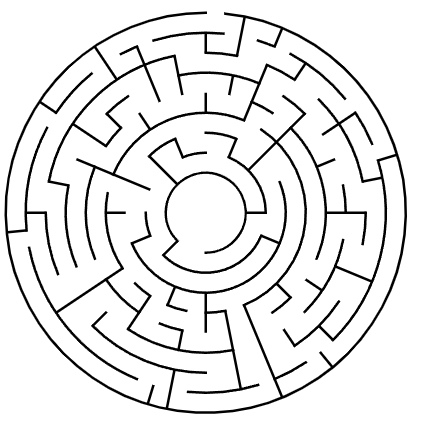
#> input picture circular_maze.png, 423 x 423 px
$ jupyter execute --allow-errors Untitled1.ipynb
#> lines starting #> are read from the running program, lines starting #| are printed output that depends on the picture; pictures that were not available may be replaced by others from this repository, and a replacement may not be noted
[cell 1]
import matplotlib.pyplot as plt
from skimage.morphology import skeletonize
import numpy as np

[cell 2]
img_name='circular_maze.png'
rgb_img=plt.imread(img_name)
#> rgb_img is the input picture: shape (423, 423, 4) float32; mean R, G, B, A 0.911, 0.911, 0.911, 1
plt.figure(figsize=(11,11))
plt.imshow(rgb_img)
x0,y0=152,156
x1,y1=152,9

plt.plot(x0,y0, 'gx' , markersize=14)
plt.plot(x1,y1, 'rx' , markersize=14)
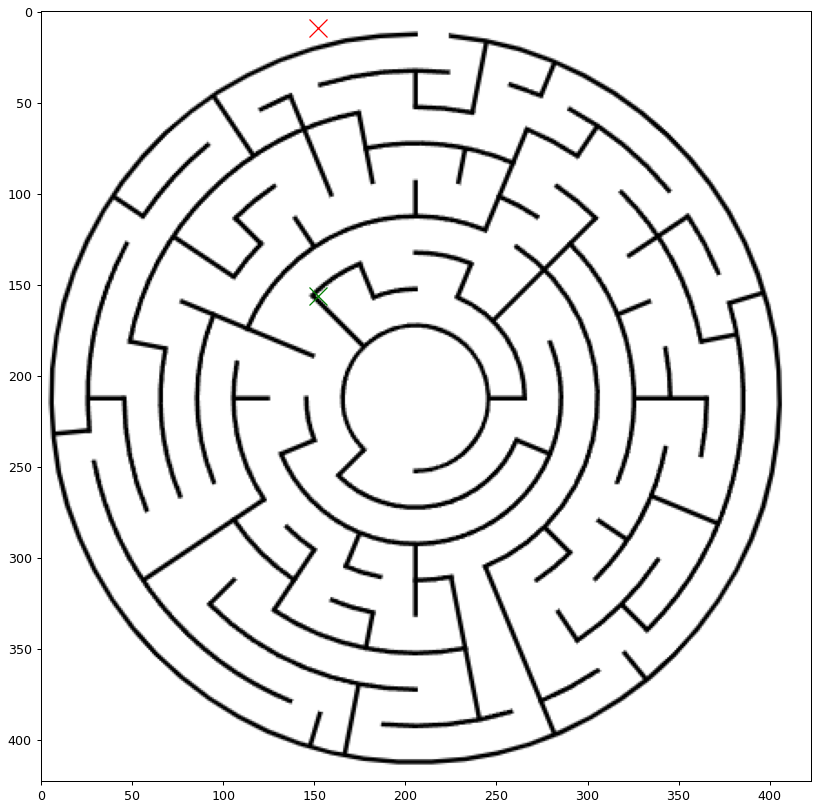
#> figure drawn by matplotlib, 1 panel

[cell 3]
thr_img=rgb_img[:,:,0] > 32
#> thr_img: shape (423, 423) bool; every value is 0
skeleton = skeletonize(thr_img)
plt.figure(figsize=(14,14))
plt.imshow(skeleton)

[cell 4]
from collections import deque

# to keep track of the blocks of maze
class Grid_Position:
    def __init__(self, x, y):
        self.x = x
        self.y = y

# each block will have its own position and cost of steps taken
class Node:
    def __init__(self, pos: Grid_Position, cost):
        self.pos = pos
        self.cost = cost


#BFS algo for the maze
def bfs(Grid, dest: Grid_Position, start: Grid_Position):
    # to get neighbours of current node
    adj_cell_x = [-1, 0, 0, 1]
    adj_cell_y = [0, -1, 1, 0]
    m, n = (len(Grid), len(Grid))
    visited_blocks = [[False for i in range(m)]
                for j in range(n)]
    visited_blocks[start.x][start.y] = True
    queue = deque()
    sol = Node(start, 0)
    queue.append(sol)
    cells = 4
    cost = 0
    while queue:
        current_block = queue.popleft()  # Dequeue the front cell
        current_pos = current_block.pos
        if current_pos.x == dest.x and current_pos.y == dest.y:
            print("Algorithm used = BFS")
            print("Path found!!")
            print("Total nodes visited = ", cost)
            return current_block.cost

        if current_block not in visited_blocks:
            visited_blocks[current_pos.x][current_pos.y] = True
            cost = cost + 1
        x_pos = current_pos.x
        y_pos = current_pos.y
        for i in range(cells):
            if x_pos == len(Grid) - 1 and adj_cell_x[i] == 1:
                x_pos = current_pos.x
                y_pos = current_pos.y + adj_cell_y[i]
            if y_pos == 0 and adj_cell_y[i] == -1:
                x_pos = current_pos.x + adj_cell_x[i]
                y_pos = current_pos.y
            else:
                x_pos = current_pos.x + adj_cell_x[i]
                y_pos = current_pos.y + adj_cell_y[i]
            if x_pos < 12 and y_pos < 12 and x_pos >= 0 and y_pos >= 0:
                if Grid[x_pos][y_pos] == 1:
                    if not visited_blocks[x_pos][y_pos]:
                        next_cell = Node(Grid_Position(x_pos, y_pos),
                                       current_block.cost + 1)
                        visited_blocks[x_pos][y_pos] = True
                        queue.append(next_cell)
    return -1

def create_node(x, y, c):
    val = Grid_Position(x, y)
    return Node(val, c + 1)

#dfs algo for maze
def dfs(Grid, dest: Grid_Position, start: Grid_Position):
    adj_cell_x = [1, 0, 0, -1]
    adj_cell_y = [0, 1, -1, 0]
    m, n = (len(Grid), len(Grid))
    visited_blocks = [[False for i in range(m)]
               for j in range(n)]
    visited_blocks[start.x][start.y] = True
    stack = deque()
    sol = Node(start, 0)
    stack.append(sol)
    neigh = 4
    neighbours = []
    cost = 0
    while stack:
        current_block = stack.pop()
        current_pos = current_block.pos
        if current_pos.x == dest.x and current_pos.y == dest.y:
            print("Algorithm used = DFS")
            print("Path found!!")
            print("Total nodes visited = ", cost)
            return current_block.cost
        x_pos = current_pos.x
        y_pos = current_pos.y

        for i in range(neigh):
            if x_pos == len(Grid) - 1 and adj_cell_x[i] == 1:
                x_pos = current_pos.x
                y_pos = current_pos.y + adj_cell_y[i]
            if y_pos == 0 and adj_cell_y[i] == -1:
                x_pos = current_pos.x + adj_cell_x[i]
                y_pos = current_pos.y
            else:
                x_pos = current_pos.x + adj_cell_x[i]
                y_pos = current_pos.y + adj_cell_y[i]
            if x_pos != 12 and x_pos != -1 and y_pos != 12 and y_pos != -1:
                if Grid[x_pos][y_pos] == 1:
                    if not visited_blocks[x_pos][y_pos]:
                        cost += 1
                        visited_blocks[x_pos][y_pos] = True
                        stack.append(create_node(x_pos, y_pos, current_block.cost))
    return -1


def main():
    maze = [[0, 0, 0, 0, 0, 0, 0, 0, 0, 0, 0, 0],
            [0, 1, 1, 1, 0, 1, 1, 1, 1, 1, 1, 0],
            [0, 1, 0, 1, 0, 1, 0, 0, 0, 0, 1, 0],
            [0, 0, 0, 1, 0, 1, 1, 1, 1, 0, 1, 0],
            [0, 1, 1, 1, 1, 0, 0, 0, 1, 0, 1, 1],
            [0, 0, 0, 0, 1, 0, 1, 0, 1, 0, 1, 0],
            [0, 1, 1, 0, 1, 0, 1, 0, 1, 0, 1, 0],
            [0, 0, 1, 0, 1, 0, 1, 0, 1, 0, 1, 0],
            [0, 1, 1, 1, 1, 1, 1, 1, 1, 0, 1, 0],
            [0, 0, 0, 0, 0, 0, 1, 0, 0, 0, 1, 0],
            [1, 1, 1, 1, 1, 1, 1, 0, 1, 1, 1, 0],
            [0, 0, 0, 0, 0, 0, 0, 0, 0, 0, 0, 0]]
    destination = Grid_Position(10, 0)
    starting_position = Grid_Position(4, 11)
    res = bfs(maze, destination, starting_position)
    if res != -1:
        print("Shortest path steps = ", res)
    else:
        print("Path does not exit")

    print()
    res2 = dfs(maze, destination, starting_position)
    if res2 != -1:
        print("Steps with backtracking = ", res2)
    else:
        print("Path does not exit")
# Press the green button in the gutter to run the script.
if __name__ == '__main__':
    print("main start\n")
    main()

[cell 5]
'''
Team Id: eYRC-NT#558
Author List: Chethan K P, Rahul Patil, Rahul Ramprasad, Rohit Goud
Filename: section1.py
Theme: Navigate a terrain
Functions:
    sine(angle)
    cosine(angle)
    readImage(filepath)
    findNeighbours(img, level, cellnum, size)
    colourCell(img, level, cellnum, size, colourVal)
    buildGraph(img, size)
    findStartPoint(img, size)
    findPath(graph, initial, final)
    next_num()
    numberMaze(graph, initial, new, l)
    shortestNumberedPath(l, initial, final, path)
    main(filePath, flag)
Global variables:
    x - list
    path - list
    new - Dictionary
    l - list

    *explanation of functions and variables used before function definition*
    '''
import numpy as np
import cv2
import math
import time

#Description for this class is given in the numberMaze() function
class Link():
    value = 0
    parent = 0
    def __init__(self, a, b):
        self.value = a
        self.parent = b

##  Returns sine of an angle
def sine(angle):
    return math.sin(math.radians(angle))

##  Returns cosine of an angle
def cosine(angle):
    return math.cos(math.radians(angle))

##  Reads an image from the specified filepath and converts it to Grayscale. Then applies binary thresholding
##  to the image.
def readImage(filePath):
#> called with filePath = 'image_07.jpg'
    mazeImg = cv2.imread(filePath)
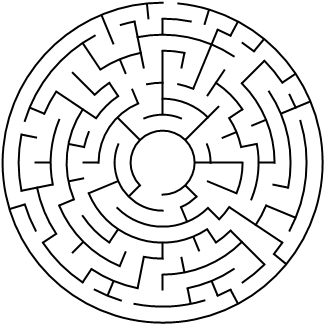
#> input picture 20 cells diameter theta maze.png, 324 x 324 px, given in place of image_07.jpg, which was not available
#> mazeImg is the input picture: shape (324, 324, 3); min 0, max 255, mean 230.4
    grayImg = cv2.cvtColor(mazeImg, cv2.COLOR_BGR2GRAY)
    ret,binaryImage = cv2.threshold(grayImg,127,255,cv2.THRESH_BINARY)
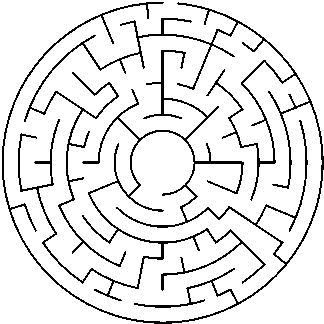
#> binaryImage: shape (324, 324); 89.9% white; black in thin lines or dots
    return binaryImage

##  This function accepts the img, level and cell number of a particular cell and the size of the maze as input
##  arguments and returns the list of cells which are traversable from the specified cell.
'''
    Function name: findNeighbours(img, level, cellnum, size)
    Input:
        img - binary image of the maze which is a numpy array
        size - 1 or 2 based on the number of levles in the image
        level - Level of the cell
        cellnum - cell number for the cell
    Output:
        Returns the traversable neighbours for a given cell (level, cellnum)
    Logic:
        Based on the level and cellnum of the cell, the distance and angle of the cell from the center pixel of the image is found.
        The circularly topmost( or topleft and topright) pixel for that cell is checked for its value. If the pixel is not 0(black) then the corresponding neighbour is appended to the list neighbours[].
        Similarly left right and bottom neighbours are also found.
        r - radius of the given level in terms of picel numbers with the center being the center pixel of the image
        angle - angle of the cell from the horizontal in clockwise direction
        r and angle depend on the level and cellnum for each cell
        x0 = Column value of the center pixel of the image
        y0 = Row value of the center pixel of the image
        top, topleft, left, right, bottom - pixel values in terms of indices of the top (or topleft and topright depending on level), left, right and bottom boundary pixels for the cell
        neighbours - list of neighbours for the given cell
    Example call: findNeighbours(img, level, cellnum, size)
'''
def findNeighbours(img, level, cellnum, size):
#> called with level = 0, cellnum = 0, size = 2
    neighbours = []
    ############################# Add your Code Here ################################
    r = 40 * (level) + 20
    if level == 0 or level == 1:
        angle = 60
    elif level == 2:
        angle = 30
    elif level == 3 or level == 4 or level == 5:
        angle = 15
    else:
        angle = 7.5
    x0 = len(img[0]) // 2
#> x0 = 162
    y0 = len(img) // 2
#> y0 = 162
    offset = angle / 2
    if level == 0:
        for cellnum in range(1, 7):
            top = [y0 + int((r + 20) * sine(cellnum * angle - offset)), x0 + int((r + 20) * cosine(cellnum * angle - offset))]
            if(img[top[0], top[1]] != 0):
                neighbours.append((level + 1, cellnum))
#> this loop made 6 passes
#> top on passes 1 to 6: [181, 196], [202, 162], [181, 128], [142, 128], [122, 162], [142, 196]
#> after the loop, neighbours = [(1, 1), (1, 2), (1, 3), (1, 4), (1, 5), (1, 6)]
        return neighbours
    if level == 3 or level == 4:
        top = [y0 + int((r + 20) * sine(cellnum * angle - offset)), x0 + int((r + 20) * cosine(cellnum * angle - offset))]
        if size == 1:
            if(img[top[0], top[1]] != 0) and level != 4:
                neighbours.append((level + 1, cellnum))
        else:
            if(img[top[0], top[1]] != 0):
                neighbours.append((level + 1, cellnum))
    else:
        topleft = [y0 + int((r + 20) * sine(cellnum * angle - 1.5 * offset)), x0 + int((r + 20) * cosine(cellnum * angle - 1.5 * offset))]
        topright = [y0 + int((r + 20) * sine(cellnum * angle - 0.5 * offset)), x0 + int((r + 20) * cosine(cellnum * angle - 0.5 * offset))]
        if(img[topleft[0], topleft[1]] != 0) and level != 6:
            neighbours.append((level + 1, 2 * cellnum - 1))
        if(img[topright[0], topright[1]] != 0) and level != 6:
            neighbours.append((level + 1, 2 * cellnum))
    bottom = [y0 + int((r - 20) * sine(cellnum * angle - offset)), x0 + int((r - 20) * cosine(cellnum * angle - offset))]
    left = [y0 + int(r * sine(cellnum * angle - angle)), x0 + int(r * cosine(cellnum * angle - angle))]
    right = [y0 + int(r * sine(cellnum * angle)), x0 + int(r * cosine(cellnum * angle))]
    if(img[bottom[0], bottom[1]] != 0):
        if level == 5 or level == 4:
            neighbours.append((level - 1, cellnum))
        elif level == 1:
            neighbours.append((0, 0))
        else:
            neighbours.append((level - 1, (cellnum + 1) // 2))
    if(img[left[0], left[1]] != 0):
        if cellnum > 1:
            cell = cellnum - 1
        else:
            if level == 1:
                cell = 6
            elif level == 2:
                cell = 12
            elif level == 3 or level == 4 or level == 5:
                cell = 24
            else:
                cell = 48
        neighbours.append((level, cell))
    if(img[right[0], right[1]] != 0):
        if level == 1 and cellnum == 6:
            cell = 1
        elif level == 2 and cellnum == 12:
            cell = 1
        elif (level == 3 or level == 4 or level == 5) and cellnum == 24:
            cell = 1
        elif level == 6 and cellnum == 48:
            cell = 1
        else:
            cell = cellnum + 1
        neighbours.append((level, cell))

    #################################################################################
    return neighbours

'''
    colourCell function takes 5 arguments:-
        img - input image
        level - level of cell to be coloured
        cellnum - cell number of cell to be coloured
        size - size of maze
        colourVal - the intensity of the colour.
    Logic: colourCell basically highlights the given cell by painting it with the given colourVal. Care should be taken that
        the function doesn't paint over the black walls and only paints the empty spaces. This function returns the image
        with the painted cell.
        r - radius of the given level in terms of picel numbers with the center being the center pixel of the image
        angle - angle of the cell from the horizontal in clockwise direction
        r and angle depend on the level and cellnum for each cell
        x0 = Column value of the center pixel of the image
        y0 = Row value of the center pixel of the image
        j - iterator for angle in steps of 0.25 , 1
        The angle and radius for the cells are incremented in nested loops and in each pass, the pixel with the corresponding angle and radius is coloured.
        The pixel is coloured only if it is white, therefore cell walls are not coloured.
'''
# [32 lines left out: function colourCell, not called in this run]

##  Function that accepts some arguments from user and returns the graph of the maze image.
'''
    Function name: buildGraph(img, size)
    Input:
        img - binary image of the maze
        size - 1 or 2 based on the number of levles in the image
    Output: Returns the graph of the image
    Logic: Each cell is traversed and the neighbours for the cell are obtained from the findNeighbours() function.
        A new entry is made in the dictionary with the current cell coordinates as its key and value returned from the findNeighbours function as its value.
        graph - Dictionary with key as cell and values as its corresponding neighbours
        l - Maximum level in the given maze
        c - Maximum cellnum in the current level
    Example call: bulidGraph(img, size)
'''
def buildGraph(img, size):   ## You can pass your own arguments in this space.
    graph = {}
    ############################# Add your Code Here ################################
    if size == 1:
        l = 4
    else:
        l = 6
    graph[(0, 0)] = findNeighbours(img, 0, 0, size)
    for i in range(l):
        level = i + 1
        if level == 1:
            c = 6
        elif level == 2:
            c = 12
        elif level == 3 or level == 4 or level == 5:
            c = 24
        else:
            c = 48
        for j in range(c):
            cellnum = j + 1
            graph[(level, cellnum)] = findNeighbours(img, level, cellnum, size)
#> this loop made 4 passes
#> after the loop, graph = 43 items

    #################################################################################
    return graph

##  Function accepts some arguments and returns the Start coordinates of the maze.
'''
    Function name: findStartPoint(img, size)
    Input:
        img - binary image of the maze
        size - 1 or 2 based on the number of levles in the image
    Output: Returns the coordinates (level, cellnum) for the maze in the image
    Logic:
        The entire outer boundary of the maze is traversed and when the boundary is white, the corresponding cell (level, cellnum) is returned.
        The traversal for the outer boundary is done using conversion of polar to cartesian system using:
            x = r * cosine(angle)
            y = r * sine(angle)
        top = pixel value of the outer boundary for a given angle of the maze
        r - radius of the given level in terms of picel numbers with the center being the center pixel of the image
        angle - angle of the cell from the horizontal in clockwise direction
        r and angle depend on the level and cellnum for each cell
        x0 = Column value of the center pixel of the image
        y0 = Row value of the center pixel of the image
    Example call: findStartPoint(img, size)
'''
# [26 lines left out: function findStartPoint, not called in this run]

'''
    Function name: next_num()
    Output:
        Returns the next number from a list having numbers 0 to 1000 whenever it is called. Returns 1 when it is called for the first time, 2 when called for the second time,
        3 for the third time and so on.
    Logic:
        global variable x is used.
        x is a list containing numbers from 0 to 1000.
        whenever next_num() is called it deletes the first element and returns the new first element.
    Example call: next_num()
'''
def next_num():
    del x[0]
    return x[0]

'''
    Function name: numberMaze(graph, initial, new, l)
    Input:
        graph - Obtained from buildGraph()
        initial - Cell coordinates of the initial cell
        new - Dictionary with cells as keys and a number assignes to the cells as their corresponding values. It is a global variable.
        l - list of objects of type Link class
        The list l is a global variable that stores objects of the type Link.
        Link is a class with two members:
            value - the number that is assigned to the cell
            parent - the number from which the current cell number has branched or originated
    Output:
        It takes the graph as the input and assigns numbers to the cells based on their neighbours.
    Logic:
        Algorithm used:
            Number 1 is assigned to the initial cell (0, 0). The neighbours of the cell are checked.
            (i) If it has only one neighbour, the same number is assigned to the neighbour cell and this function is called recursively on the neighbour.
            (ii) If it has more than one neighbours, the next number that is to be assigned to the cells (which is obtained from next_num()) is assigned to these neighbours and the
                function is called recursively on these neighbour cells.
            (iii) If it has no neighbours, then it returns.
            The shortest path is then found by going from the final cell to its parent numbered cells till it reaches the initial cell which is assigned from number 1 (done by shortestNumberedPath())
    Example call: numberMaze(graph, initial, new, l)
'''
# [20 lines left out: function numberMaze, not called in this run]

'''
    Function name: shortestNumberedPath(l, initial, final, path)
    Input:
        l - list of objects of type Link class
        final - number assigned to the final cell by the algorithm
        initial - the number assigned to the initial cell by the algorithm
        path - global variable to store the path from initial to final cell in terms of the numbers that they are assigned
    Output:
        Returns the shortest path in terms of number assigned to the cells
    Logic:
        The list l is a global variable that stores objects of the type Link.
        Link is a class with two members:
            value - the number that is assigned to the cell
            parent - the number that the current cell number was branched from
        The function begins by returning the parent number of the number assigned to the final cell and then recursively calls itself
        with the obtained parent number and final and this continues till the values of initial and final are equal. At this point, path
        contains the path going from the final to the initial cell in terms of the numbers assigned to these cells.
    Example call: shortestNumberedPath(l, initial, final, path)
'''
# [10 lines left out: function shortestNumberedPath, not called in this run]

##  Finds shortest path between two coordinates in the maze. Returns a set of coordinates from initial point
##  to final point.
'''
    Function name: findPath(graph, initial, final)
    Input:
        graph - Obtained from buildGraph()
        final - Coordinates of the final cell
        initial - Coordinates of the initial cell
    Output:
        Returns the shortest path fron initial to final as a list of cell coordinated of the cells to be traversed to reach the final.
    Logic:
        path - Global variable that holds a list of all the cell coordinates that are along the path to be traversed, to go from initial to final cell.
        visited - List of all the cells in the maze that have already been visited.
        shortest - Shortest path from initial to final in terms of cell numbers
        new - Global variable that holds the dictionary containing a list of all the cell numbers along with their corresponding numbers assigned by the algorithm(see number path)
        l - Global variable that holds the list of objects of type Link containing a value adn a parent
        x - List used to generate successive numbers for successive calls of next_num
        In an infinite loop, the initial is the current cell initially. Checks for a neighbour with the same number. If found, it appends that neighbour to shortest and makes it current.
        If not found, it it checks for a neighbour with the value equal to the next number in list path(whose track is kept using path). When found, it appends that neighbour to shortest and makes it current.
        This is done till final and current are the same cells. Then, shortest is returned
    Example call: findPath(graph, initial, final)
'''
# [41 lines left out: function findPath, not called in this run]

##  This is the main function where all other functions are called. It accepts filepath
##  of an image as input. You are not allowed to change any code in this function. You are
##  You are only allowed to change the parameters of the buildGraph, findStartPoint and findPath functions
def main(filePath, flag = 0):
    img = readImage(filePath)     ## Read image with specified filepath
    if len(img) == 440:           ## Dimensions of smaller maze image are 440x440
        size = 1
    else:
        size = 2
    maze_graph = buildGraph(img, size)   ## Build graph from maze image. Pass arguments as required
    start = findStartPoint(img, size)  ## Returns the coordinates of the start of the maze
    shortestPath = findPath(maze_graph, start, (0, 0))  ## Find shortest path. Pass arguments as required.
    print (shortestPath)
    string = str(shortestPath) + "\n"
    for i in shortestPath:               ## Loop to paint the solution path.
        img = colourCell(img, i[0], i[1], size, 230)
    if __name__ == '__main__':     ## Return value for main() function.
        return img
    else:
        if flag == 0:
            return string
        else:
            return graph
## The main() function is called here. Specify the filepath of image in the space given.
#> (the rest of this cell did not finish here and is left out)
